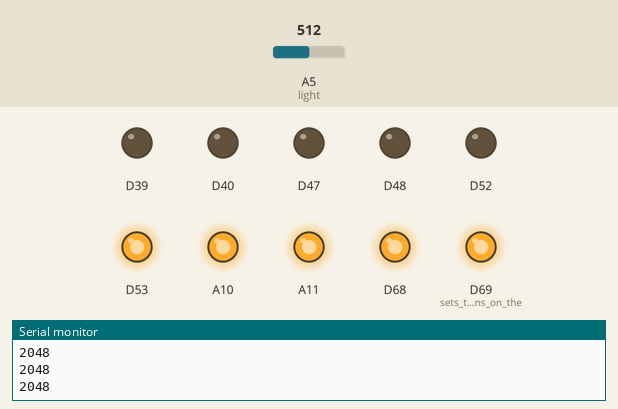
Recording of a sketch running on a simulated Arduino Due. On the bench: output pins drawn as LEDs (lit = HIGH), the last lines printed to the serial monitor. The inputs (shaded band) are chosen by the test bench; at power-on: A5 (light) = 512 (analog values on the 0–1023 scale).

Above: at 1.2 s.
1.3 s: A5 (light) set to 716
At 1.8 s:
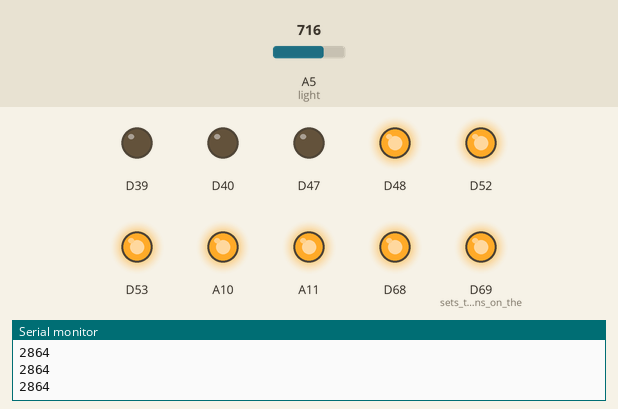
2.8 s: A5 (light) set to 900
At 3.1 s:
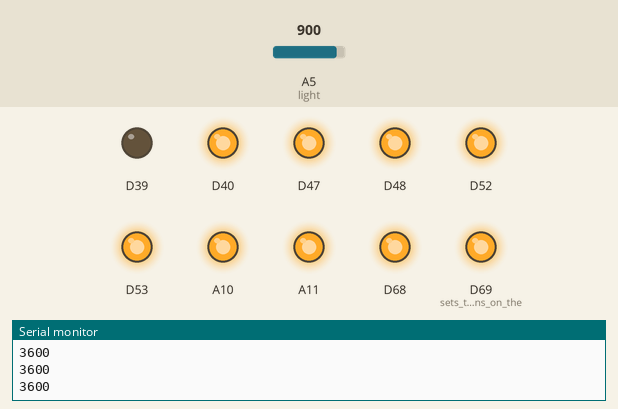
4.3 s: A5 (light) set to 1023
At 5.5 s:
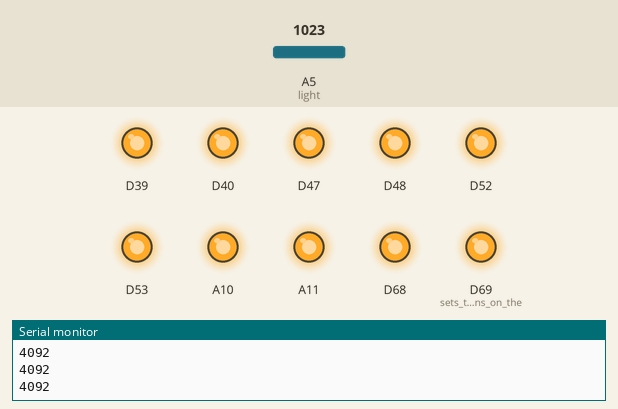
5.8 s: A5 (light) set to 306
At 6.8 s:
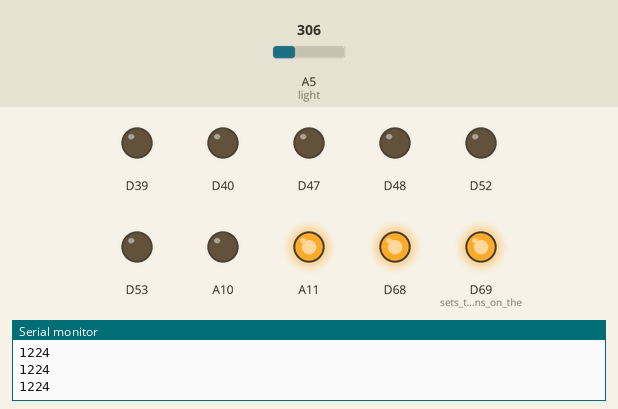
7.3 s: A5 (light) set to 245
At 8.1 s:
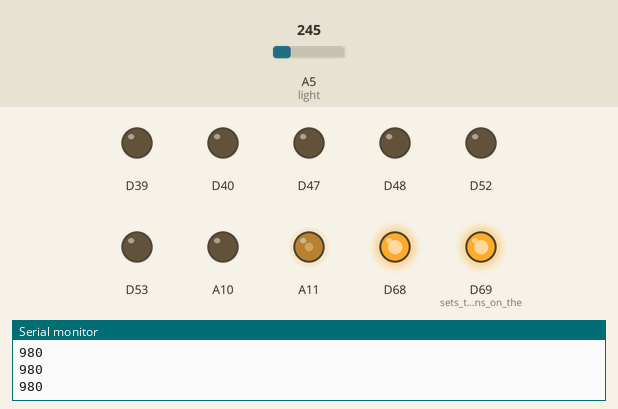
8.8 s: A5 (light) set to 265
At 9.3 s:
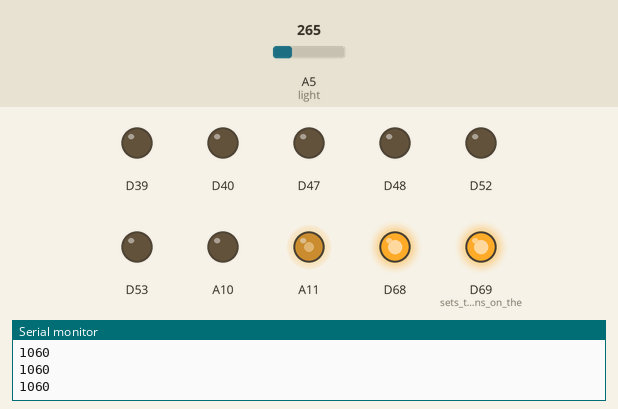
Timing chart, 0 to 11.3 s (numbered marks = the images above; inputs shaded):
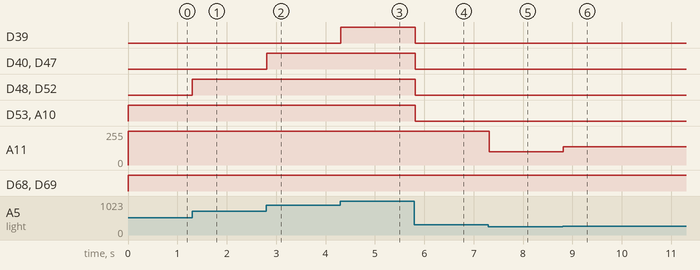

The sketch:

sketch_jun06a.ino
```cpp
void setup()
{
  analogReadResolution(12);//Allows the values to range from 0 to 4096.
                           //If this wasn't done, the values would range from 0 to 1024.
  Serial.begin(9600); // initialize serial communication
  pinMode(69, OUTPUT); // sets the LED pins on the LaunchPad to output
  pinMode(68, OUTPUT);
  pinMode(65, OUTPUT);
  pinMode(64, OUTPUT);
  pinMode(53, OUTPUT);
  pinMode(52, OUTPUT);
  pinMode(48, OUTPUT);
  pinMode(47, OUTPUT);
  pinMode(40, OUTPUT);
  pinMode(39, OUTPUT);

}

/* In the loop section we will read the photoresistor analog value
 * then we will use the map() and constrain() functions to adjust the
 * range for PWM. When the photoresistor is dark the LED will turn on,
 * you can cover the photoresistor with your hand to block out light.
 */
void loop()
{
  int lightLevel = analogRead(59); // Read the light level from analog pin 59
  Serial.println(lightLevel); // Print the analog value to Serial
  // adjust the value 0 to max resolution to span 0 to 255
  lightLevel = map(lightLevel, 0, 4096, 0, 255); //sets the value between 0-4096
                                                 //to a proportional value between 0-255
  lightLevel = constrain(lightLevel, 0, 255); // constrain values between 0-255
  if (lightLevel < 26)
  {
    /* If the photo resistor senses light at a value below 26,
    *  the first LED will adjust
    *  accordingly through analogWrite, while the other LEDs reamin off.
    */
    analogWrite(69, map(lightLevel, 0, 26, 0, 255));
    digitalWrite(68, LOW);
    digitalWrite(65, LOW);
    digitalWrite(64, LOW);
    digitalWrite(53, LOW);
    digitalWrite(52, LOW);
    digitalWrite(48, LOW);
    digitalWrite(47, LOW);
    digitalWrite(40, LOW);
    digitalWrite(39, LOW);
  }
  else if (lightLevel < 51)
  {
    /* If the phott resistor senses light at a value below 51,
    *  the first LED will be digitally on,
    *  and the second LED will adjust
    *  accordingly through analogWrite, while the other LEDs reamin off.
    */
    digitalWrite(69, HIGH);
    analogWrite(68, map(lightLevel-26, 0, 26, 0, 255));
    digitalWrite(65, LOW);
    digitalWrite(64, LOW);
    digitalWrite(53, LOW);
    digitalWrite(52, LOW);
    digitalWrite(48, LOW);
    digitalWrite(47, LOW);
    digitalWrite(40, LOW);
    digitalWrite(39, LOW);
  }
  else if (lightLevel < 76)
  {
    /* If the photo resistor senses light at a value below 76,
    *  the first two LEDs will be digitally on,
    *  and the third LED will adjust
    *  accordingly through analogWrite, while the other LEDs reamin off.
    *  The pattern continues for all LEDs until full brightness is reached,
    *  which occurs when the photo resistor
    */
    digitalWrite(69, HIGH);
    digitalWrite(68, HIGH);
    analogWrite(65, map(lightLevel-51, 0, 26, 0, 255));
    digitalWrite(64, LOW);
    digitalWrite(53, LOW);
    digitalWrite(52, LOW);
    digitalWrite(48, LOW);
    digitalWrite(47, LOW);
    digitalWrite(40, LOW);
    digitalWrite(39, LOW);
  }
   else if (lightLevel < 102)
  {
    digitalWrite(69, HIGH);
    digitalWrite(68, HIGH);
    digitalWrite(65, HIGH);
    analogWrite(64, map(lightLevel-76, 0, 26, 0, 255));
    digitalWrite(53, LOW);
    digitalWrite(52, LOW);
    digitalWrite(48, LOW);
    digitalWrite(47, LOW);
    digitalWrite(40, LOW);
    digitalWrite(39, LOW);
  }
    else if (lightLevel < 127)
  {
    digitalWrite(69, HIGH);
    digitalWrite(68, HIGH);
    digitalWrite(65, HIGH);
    digitalWrite(64, HIGH);
    analogWrite(53, map(lightLevel-102, 0, 26, 0, 255));
    digitalWrite(52, LOW);
    digitalWrite(48, LOW);
    digitalWrite(47, LOW);
    digitalWrite(40, LOW);
    digitalWrite(39, LOW);
  }
  else if (lightLevel < 153)
  {
    digitalWrite(69, HIGH);
    digitalWrite(68, HIGH);
    digitalWrite(65, HIGH);
    digitalWrite(64, HIGH);
    digitalWrite(53, HIGH);
    analogWrite(52, map(lightLevel-127, 0, 26, 0, 255));
    digitalWrite(48, LOW);
    digitalWrite(47, LOW);
    digitalWrite(40, LOW);
    digitalWrite(39, LOW);
  }
   else if (lightLevel < 178)
  {
    digitalWrite(69, HIGH);
    digitalWrite(68, HIGH);
    digitalWrite(65, HIGH);
    digitalWrite(64, HIGH);
    digitalWrite(53, HIGH);
    digitalWrite(52, HIGH);
    analogWrite(48, map(lightLevel-153, 0, 26, 0, 255));
    digitalWrite(47, LOW);
    digitalWrite(40, LOW);
    digitalWrite(39, LOW);
  }
   else if (lightLevel < 204)
  {
    digitalWrite(69, HIGH);
    digitalWrite(68, HIGH);
    digitalWrite(65, HIGH);
    digitalWrite(64, HIGH);
    digitalWrite(53, HIGH);
    digitalWrite(52, HIGH);
    digitalWrite(48, HIGH);
    analogWrite(47, map(lightLevel-178, 0, 26, 0, 255));
    digitalWrite(40, LOW);
    digitalWrite(39, LOW);
  }
  else if (lightLevel < 229)
  {
    digitalWrite(69, HIGH);
    digitalWrite(68, HIGH);
    digitalWrite(65, HIGH);
    digitalWrite(64, HIGH);
    digitalWrite(53, HIGH);
    digitalWrite(52, HIGH);
    digitalWrite(48, HIGH);
    digitalWrite(47, HIGH);
    analogWrite(40, map(lightLevel-204, 0, 26, 0, 255));
    digitalWrite(39, LOW);
  }
  else if (lightLevel < 255)
  {
    digitalWrite(69, HIGH);
    digitalWrite(68, HIGH);
    digitalWrite(65, HIGH);
    digitalWrite(64, HIGH);
    digitalWrite(53, HIGH);
    digitalWrite(52, HIGH);
    digitalWrite(48, HIGH);
    digitalWrite(47, HIGH);
    digitalWrite(40, HIGH);
    analogWrite(39, map(lightLevel-229, 0, 26, 0, 255));
  }


  delay(100);//gives the Luanchpad time to complete the code
}
```

Measured:
- after the input at 1.3 s, D48, D52: LOW → HIGH at once
- after the input at 2.8 s, D40, D47: LOW → HIGH at once
- after the input at 4.3 s, D39: LOW → HIGH at once
- after the input at 5.8 s, D39, D40, D47, D48, D52, D53, A10: HIGH → LOW at once
- after the input at 7.3 s, A11: 255/255 → 98/255 at once
- after the input at 8.8 s, A11: 98/255 → 137/255 at once
